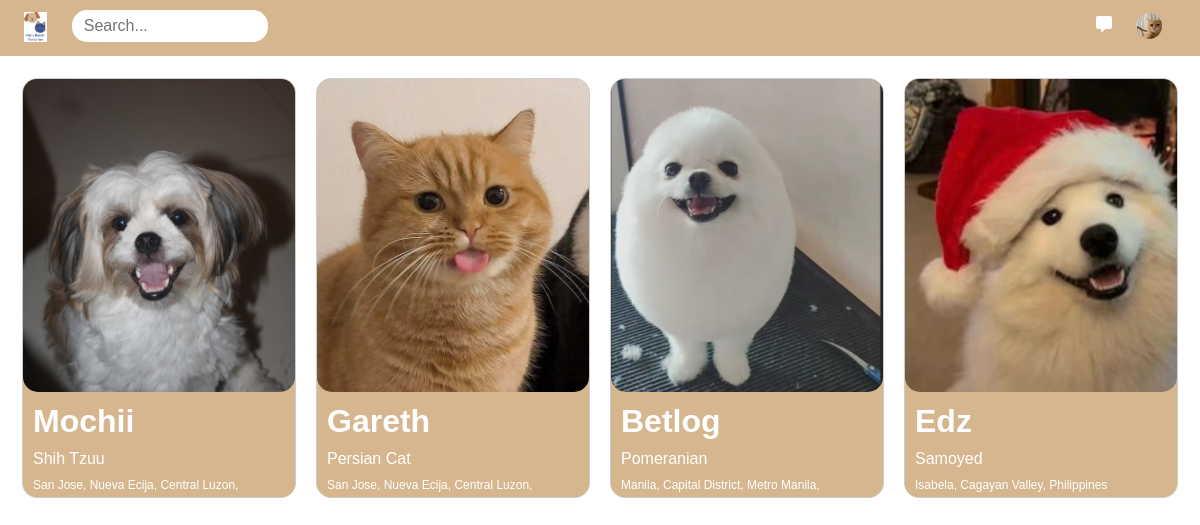
Page /home/ (signed in) on the earlier database version.
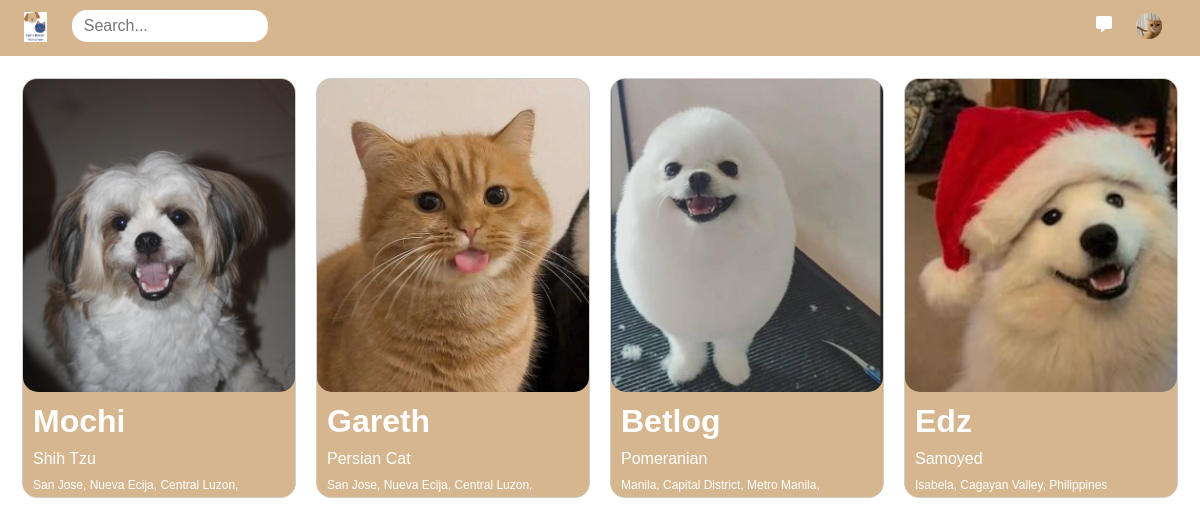
Same page on the later database version.
### my_app/models.py (models this page shows, shortened)
class Profile(models.Model):
    user = models.ForeignKey(User, on_delete=models.CASCADE)
    profile_picture = models.ImageField(upload_to='Profile_pic/', blank=True, null=True)
    name = models.CharField(max_length=100, default='Unknown')
    gender = models.CharField(max_length=10, default='Unknown')
    breed = models.CharField(max_length=100, default='Unknown')
    birthday = models.DateField(default='2000-01-01')
    location = models.CharField(max_length=200, default='Unknown')
    created_at = models.DateTimeField(auto_now_add=True)
    updated_at = models.DateTimeField(auto_now=True)

### my_app/views.py (the view)
# urls.py: path('home/', views.home, name='home'),
@login_required(login_url='login')
def home(request):
    profiles = Profile.objects.all()
    profile = profiles.first()  # Get the first profile from the QuerySet
    if profile:
        birth_date = profile.birthday
        today = date.today()
        age = today.year - birth_date.year - ((today.month, today.day) < (birth_date.month, birth_date.day))
    else:
        birth_date = None
        age = None
    context = {
        'profiles': profiles,
        'birthday': birth_date,
        'age': age
    }
    return render(request, 'home.html', context)

### my_app/context_processors.py (called while the page is built)
def user_profile(request):
    if request.user.is_authenticated:
        try:
            profile = Profile.objects.get(user=request.user)
        except Profile.DoesNotExist:
            profile = None
        return {'profile': profile}
    return {}

### my_app/templates/home.html (shortened to what this page needs)
{% extends "header.html" %}
{% block content %}
{% load static %}
<div class="container-fluid" style="margin-top: 2px; font-family: helvetica;">
    <div class="pet-cards-flex">
        {% for profile in profiles %}
        {% if user.id != profile.user.id %}
        <div class="pet-card" onclick="openPopup('{{ profile.profile_picture.url }}', '{{ profile.name }}', '{{ profile.gender }}','{{ profile.breed }}', '{{ profile.birthday }}', '{{ age }}','{{ profile.location }}')">
            <a href="javascript:void(0);" style="text-decoration: none;">
                <img src="{{ profile.profile_picture.url }}" alt="{{ profile.name }}">
                <div class="pet-info">
                    <h1 style="font-size: 32px;">{{ profile.name }}</h1>
                    <h3 style="font-size: 16px;">{{ profile.breed }}</h3>
                    <p>{{ profile.location }}</p>
                </div>
            </a>
        </div>
        {% endif %}
        {% endfor %}
    </div>
</div>
{% endblock %}

Differences in the rows shown:
changed Profile: name "Mochii" → "Mochi"; breed "Shih Tzuu" → "Shih Tzu"
